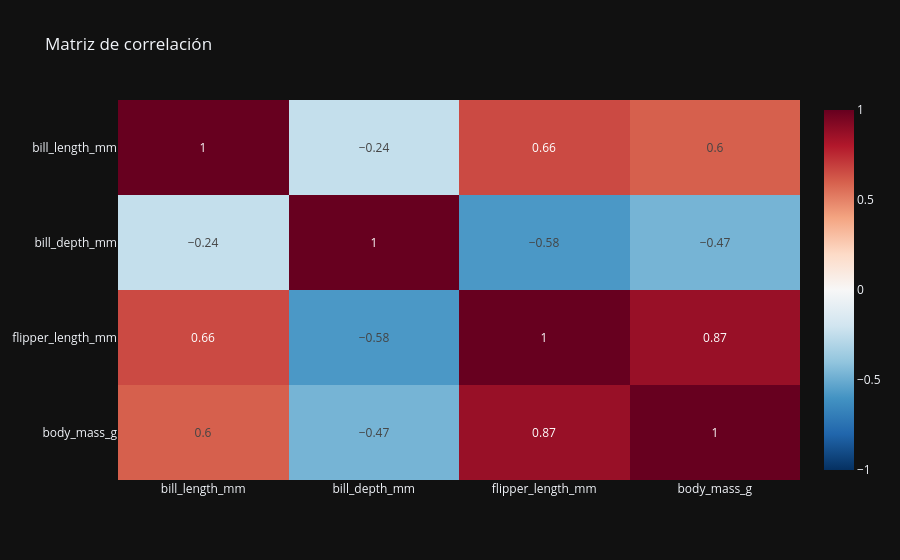

This figure's notebook cell:
### Code cell
# 2.6 Matriz de correlación (numéricas)
num_cols = df.select_dtypes(include='number').columns.tolist()
if len(num_cols) >= 2:
    corr = df[num_cols].corr(numeric_only=True).round(2)
    fig = px.imshow(corr, color_continuous_scale='RdBu_r', zmin=-1, zmax=1, aspect='auto',
                    text_auto=(len(num_cols) <= 12), title='Matriz de correlación')
    fig.show()
else:
    print('Pocas numéricas para correlación.')

### Figure 1 — Plotly figure (JSON) as saved in the notebook; plotly's stock layout.template omitted (floating-point values rounded to 4 significant figures)
{"data": [{"coloraxis": "coloraxis", "hovertemplate": "x: %{x}<br>y: %{y}<br>color: %{z}<extra></extra>", "name": "0", "texttemplate": "%{z}", "type": "heatmap", "x": ["bill_length_mm", "bill_depth_mm", "flipper_length_mm", "body_mass_g"], "xaxis": "x", "y": ["bill_length_mm", "bill_depth_mm", "flipper_length_mm", "body_mass_g"], "yaxis": "y", "z": [[1.0, -0.24, 0.66, 0.6], [-0.24, 1.0, -0.58, -0.47], [0.66, -0.58, 1.0, 0.87], [0.6, -0.47, 0.87, 1.0]]}], "layout": {"coloraxis": {"cmax": 1, "cmin": -1, "colorscale": [[0.0, "rgb(5,48,97)"], [0.1, "rgb(33,102,172)"], [0.2, "rgb(67,147,195)"], [0.3, "rgb(146,197,222)"], [0.4, "rgb(209,229,240)"], [0.5, "rgb(247,247,247)"], [0.6, "rgb(253,219,199)"], [0.7, "rgb(244,165,130)"], [0.8, "rgb(214,96,77)"], [0.9, "rgb(178,24,43)"], [1.0, "rgb(103,0,31)"]]}, "title": {"text": "Matriz de correlación"}, "xaxis": {"anchor": "y", "domain": [0.0, 1.0]}, "yaxis": {"anchor": "x", "autorange": "reversed", "domain": [0.0, 1.0]}}}
